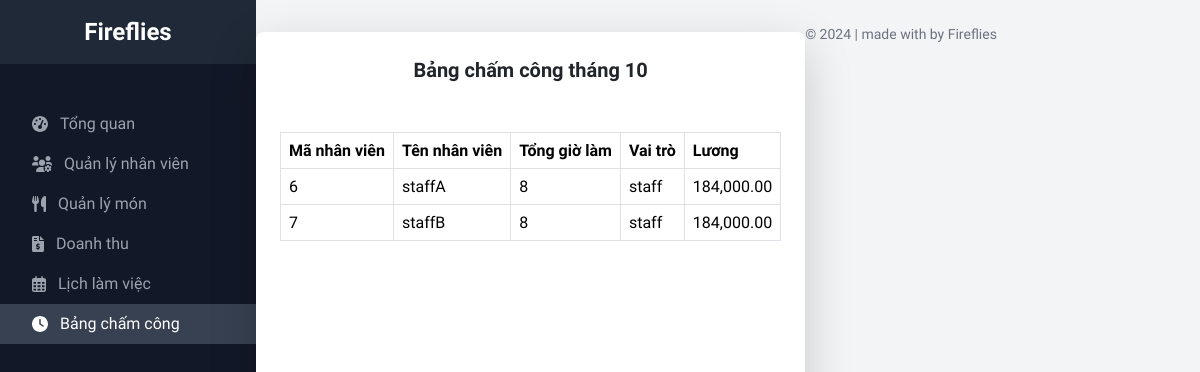
The app's page /src/page/manager/index.php?i=attendance with its own data.
### tables this page shows
CREATE TABLE `users` (
  `userID` int(11) NOT NULL,
  `username` varchar(50) NOT NULL,
  `password` varchar(255) NOT NULL,
  `role` enum('admin','staff') DEFAULT 'staff',
  `createdAt` timestamp NOT NULL DEFAULT current_timestamp()
);

### src/page/manager/attendance/index.php (the view, shortened to what this page needs)
<div class="grid grid-cols-1 md:grid-cols-1 gap-6 mt-8">
    <div class="bg-white p-6 rounded-lg shadow-lg">
        <div class="flex flex-col justify-between items-center mb-4">
            <h2 class="text-xl font-semibold">Bảng chấm công tháng <?php echo date("m"); ?></h2>
            <table class="table table-bordered mt-5">
                <thead>
                    <tr>
                        <th>Mã nhân viên</th>
                        <th>Tên nhân viên</th>
                        <th>Tổng giờ làm</th>
                        <th>Vai trò</th>
                        <th>Lương</th>
                    </tr>
                </thead>
                <tbody>
                    <?php
                    $sql = "SELECT U.userID, U.userName, U.role, COUNT(A.attendanceDate) AS Quantity, TIMEDIFF(S.endTime, S.startTime) AS Hour FROM attendance AS A JOIN users AS U ON A.userID = U.userID JOIN employeeshift AS ES ON ES.userID = A.userID JOIN shift AS S ON S.shiftID = ES.shiftID GROUP BY A.userID";
                    $result = $conn->query($sql);
                    $bonusSalary = 1;
                    if ($result->num_rows != 0) {
                        while ($row = $result->fetch_assoc()) {
                            $salary = $row["Quantity"] * $row["Hour"] * 23000 * $bonusSalary;
                            echo "<tr>
                                    <td>".$row["userID"]."</td>
                                    <td>".$row["userName"]."</td>
                                    <td>".$row["Quantity"] * $row["Hour"]."</td>
                                    <td>".$row["role"]."</td>
                                    <td>".number_format($salary, 2, '.', ',')."</td>
                                </tr>";
                        }
                    }
                    ?>
                </tbody>
            </table>
        </div>
    </div>

### records on screen
users: userID "6", username "staffA", Hour "8", role "staff", salary "184,000.00"
users: userID "7", username "staffB", Hour "8", role "staff", salary "184,000.00"
